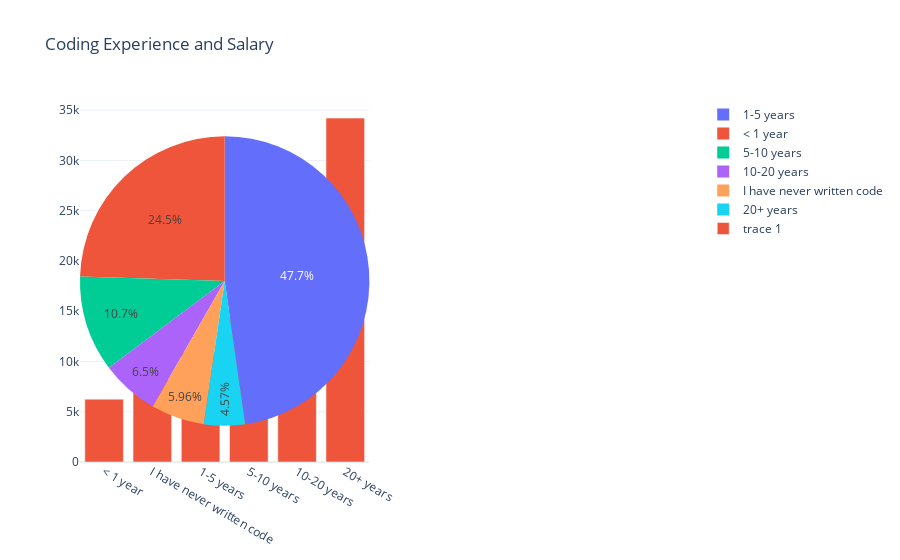

The notebook cell this image was saved under:
### Code cell
coding_exp_counts = df['Coding Experience'].value_counts()

avg_salary = df.groupby('Coding Experience')['Salary'].mean().sort_values()

fig = go.Figure(data=[
    go.Pie(labels=coding_exp_counts.index, values=coding_exp_counts.values),
])

fig.update_layout(
    title='Coding Experience and Salary',
    grid=dict(rows=1, columns=2),
    template='plotly_white'
)

fig.add_trace(go.Bar(x=avg_salary.index, y=avg_salary.values))

fig.show()

### Figure 1 — Plotly figure (JSON) as saved in the notebook; plotly's stock layout.template omitted (floating-point values rounded to 4 significant figures)
{"data": [{"labels": ["1-5 years", "< 1 year", "5-10 years", "10-20 years", "I have never written code", "20+ years"], "type": "pie", "values": [22251, 11422, 4999, 3027, 2776, 2130]}, {"type": "bar", "x": ["< 1 year", "I have never written code", "1-5 years", "5-10 years", "10-20 years", "20+ years"], "y": [6253.0, 8171.0, 10920.0, 20220.0, 27390.0, 34210.0]}], "layout": {"grid": {"columns": 2, "rows": 1}, "title": {"text": "Coding Experience and Salary"}}}
